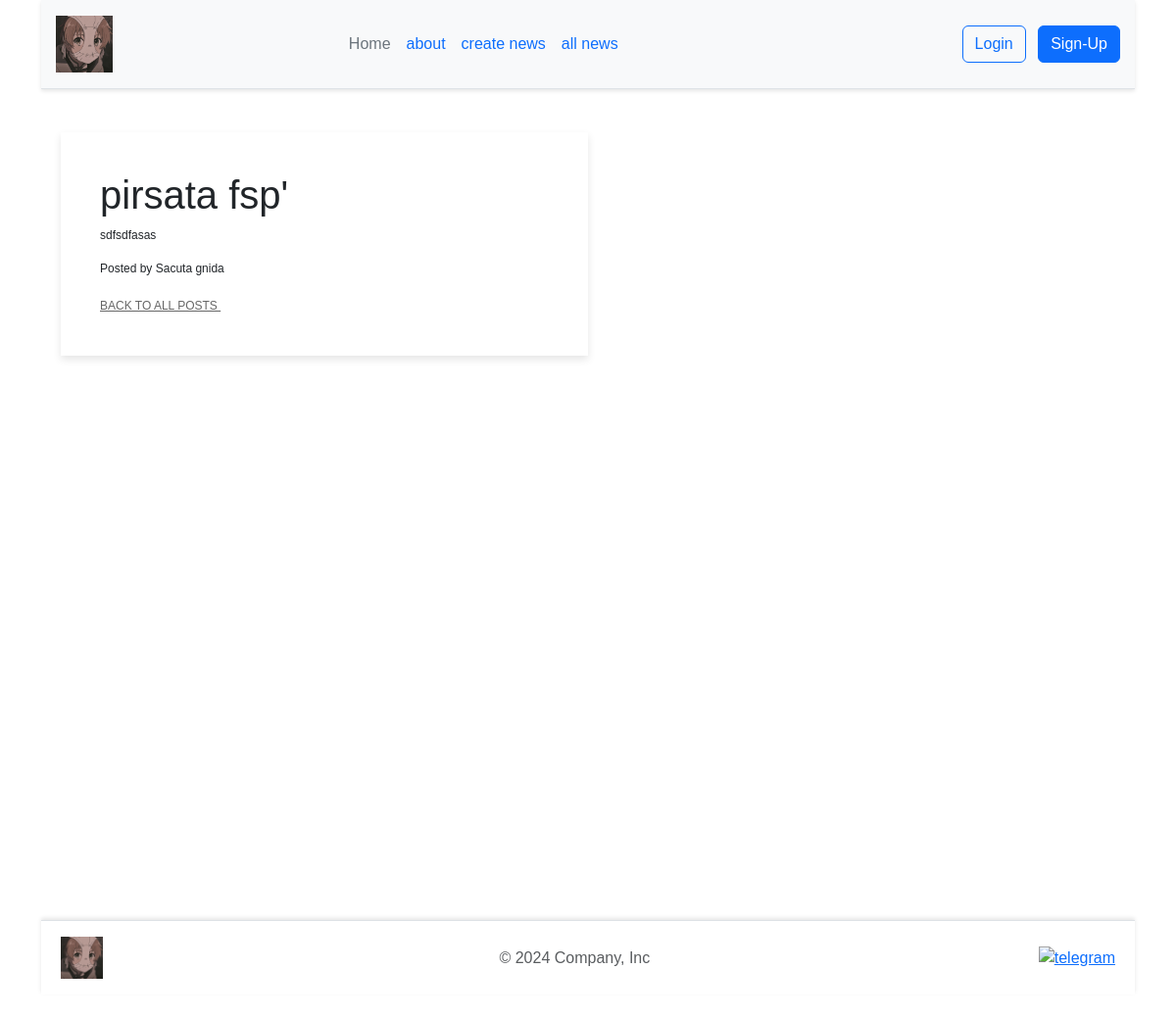
/post/1, run on the app's committed database.
### app.py (models this page shows)
class Post(db.Model):
    id = db.Column(db.Integer, primary_key=True)
    title = db.Column(db.String(50), nullable=False)
    text = db.Column(db.Text, nullable=False)
    user_id = db.Column(db.Integer, db.ForeignKey('user.id'), nullable=False)
    user = db.relationship('User', backref=db.backref('posts', lazy=True))

class User(UserMixin, db.Model):
    id = db.Column(db.Integer, primary_key=True)
    username = db.Column(db.String(50), unique=True, nullable=False)
    password = db.Column(db.String(50), nullable=False)

### app.py (the view)
@app.route("/post/<int:post_id>")
def post_detail(post_id):
    post = Post.query.get_or_404(post_id)
    return render_template('post_detail.html', post=post)

### templates/post_detail.html (shortened to what this page needs)
{%extends "base.html"%}
{% block main %}
<div class="col-md-6 item">
    <div class="item-in">
        <h1>{{ post.title }}</h1>
        <p>{{ post.text }}</p>
        <p>Posted by {{ post.user.username }}</p>
        <a href="{{ url_for('posts') }}">Back to all posts
        </a>
    </div>
</div>
{% endblock %}

### static/css/main.css (style rules this page uses)
* { margin: 0; padding: 0; box-sizing: border-box; }
html, body { height: 100%; }
body { margin: 0; display: flex; flex-direction: column; font-family: Arial, sans-serif; }
.item { position: relative; margin-bottom: 30px; min-height: 1px; float: left; transition: background 0.3s ease, box-shadow 0.3s ease; box-shadow: 0 4px 8px rgba(0, 0, 0, 0.1); -webkit-backface-visibility: hidden; -webkit-tap-highlight-color: transparent; -webkit-touch-callout: none; -webkit-user-select: none; -moz-user-select: none; -ms-user-select: none; user-select: none; }
.item .item-in { background: #fff; padding: 40px; position: relative; }
.item .item-in::before { content: ""; position: absolute; bottom: 0px; height: 2px; width: 0%; background: #db1111; right: 0px; -webkit-transition: width 0.4s; transition: width 0.4s; }
.item p { font-size: 12px; }
.item a { font-family: 'Montserrat', sans-serif; font-size: 12px; text-transform: uppercase; color: #666666; margin-top: 10px; }

### data on the page
Post: title "pirsata fsp'", text "sdfsdfasas"
User: user.username "Sacuta gnida"
